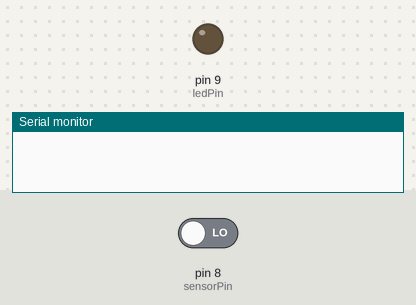
Simulated run of this sketch. Board: Arduino Uno, built with avr-gcc and run on an emulated ATmega328P. Shown: output pins drawn as LEDs (lit = HIGH), the last lines printed to the serial monitor. The inputs (shaded band) are chosen by the test bench; at power-on: pin 8 (sensorPin) LOW.

Above: at 1.2 s.
1.3 s: pin 8 (sensorPin) driven HIGH
At 2.1 s:
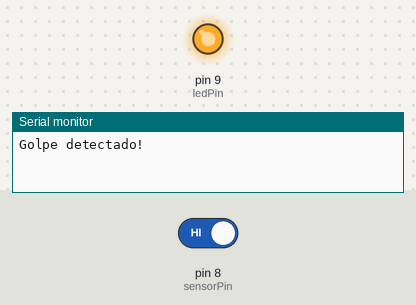
4.3 s: pin 8 (sensorPin) driven LOW
At 4.6 s:
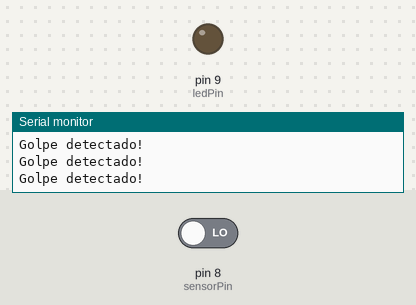
Timing chart, 0 to 7.3 s (numbered marks = the images above; inputs shaded):
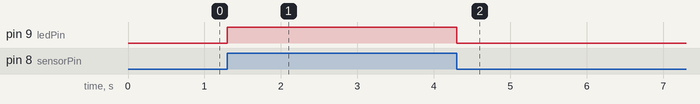

The sketch:

sketch_sep18d.ino
```cpp
const int sensorPin = 8;  // Pin donde está conectado el sensor de vibración
const int ledPin = 9;    // Pin donde está conectado el LED

void setup() {
  pinMode(sensorPin, INPUT);
  pinMode(ledPin, OUTPUT);
  Serial.begin(9600);
}

void loop() {
  int sensorValue = digitalRead(sensorPin); // Lee el valor del sensor (1 o 0)

  if (sensorValue == HIGH) {
    Serial.println("Golpe detectado!"); // Muestra un mensaje en el monitor serial
    digitalWrite(ledPin, HIGH);         // Enciende el LED
    delay(1000);                         // Espera 1 segundo
    digitalWrite(ledPin, LOW);          // Apaga el LED
  }
}
```

Measured:
- after the input at 1.3 s, pin 9 (ledPin): LOW → HIGH at once
- after the input at 4.3 s, pin 9 (ledPin): HIGH → LOW at once
